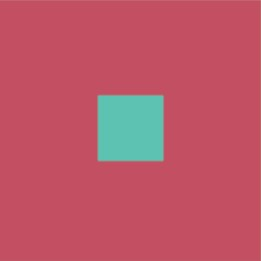
#> input picture CV Tasks/red.jpg, 261 x 261 px
$ jupyter execute 'Task2 - Crop and overlap.ipynb'
#> lines starting #> are read from the running program, lines starting #| are printed output that depends on the picture; after the words box and inside, x2 and y2 are one past the last pixel; in counts of white or black regions, pixels touching at a corner belong together
[cell 1]
import cv2
import numpy

[cell 2]
photo1 = cv2.imread('red.jpg')
#> photo1 is the input picture: shape (261, 261, 3); mean B, G, R 103.1, 86.6, 188.5
photo2 = cv2.imread('green.jpg')
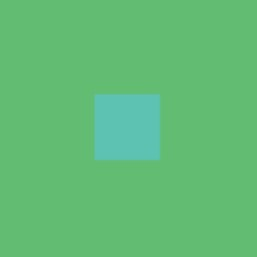
#> input picture CV Tasks/green.jpg, 257 x 257 px
#> photo2 is the input picture: shape (257, 257, 3); mean B, G, R 118.2, 188.4, 97.7

[cell 3]
cv2.imshow('photo1', photo1)
cv2.waitKey()
cv2.destroyAllWindows()

[cell 4]
cv2.imshow('photo2', photo2)
cv2.waitKey()
cv2.destroyAllWindows()

[cell 5]
photo1.shape
#> Out = (261, 261, 3)

[cell 6]
cphoto1 = photo1 [50:200, 80:180,]
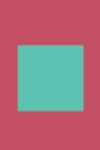
#> cphoto1: shape (150, 100, 3); mean B, G, R 121, 112.3, 165.8
cphoto2 = photo2 [50:200, 80:180,]
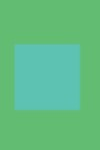
#> cphoto2: shape (150, 100, 3); mean B, G, R 132.5, 189.8, 96.6
cphoto2 = photo2 [50:200, 80:180,]
photo1[50:200,80:180] = cphoto2[0:150,0:100]
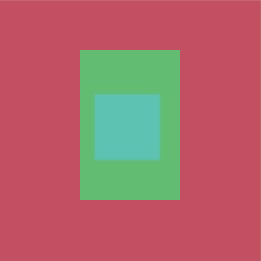
#> photo1: shape (261, 261, 3); 18.37% of pixels changed, all inside (x1, y1, x2, y2) = (80, 50, 180, 200)
